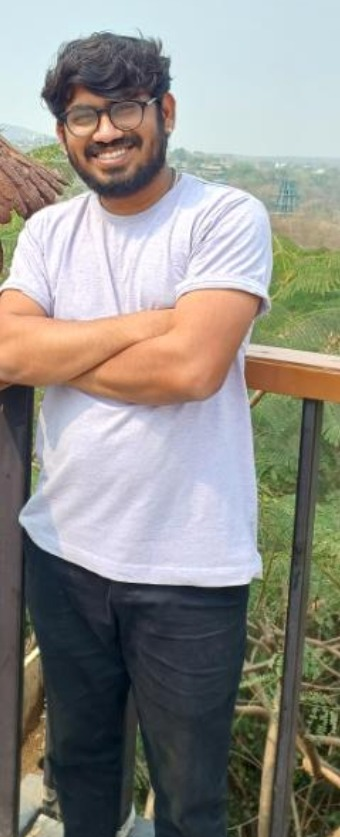
#> input picture content/live_image/rohit.jpg, 340 x 837 px, given in place of captured_frame_.png, which was not available
$ jupyter execute --allow-errors Demo3.ipynb   (shell and % lines are left out)
#> lines starting #> are read from the running program, lines starting #| are printed output that depends on the picture; after the words box and inside, x2 and y2 are one past the last pixel; in counts of white or black regions, pixels touching at a corner belong together; pictures that were not available may be replaced by others from this repository, and a replacement may not be noted
[cell 1]
import argparse
import torch
import cv2
from pathlib import Path
import pathlib
def detect_objects(weights, img_size, conf_threshold, source, frame_delay):
    # Load YOLOv5 model
    pathlib.PosixPath = pathlib.WindowsPath
    model = torch.hub.load('ultralytics/yolov5', 'custom', path=weights)

    # Set device (GPU or CPU)
    device = torch.device('cuda' if torch.cuda.is_available() else 'cpu')
    model.to(device)

    # Set inference size
    imgsz = img_size

    # Open video file
    cap = cv2.VideoCapture(source)

    # Initialize flag to indicate if object has been detected
    object_detected = False
    detection_frame_number = -1

    # Process video frame by frame
    while cap.isOpened():
        ret, frame = cap.read()
        if not ret:
            break

        # Perform inference
        results = model(frame, size=imgsz)

        # Process detection results
        for result in results.xyxy[0]:
            label = int(result[5])
            confidence = float(result[4])

            # Check if object is detected with confidence above threshold
            if confidence >= conf_threshold:
                object_detected = True
                detection_frame_number = int(cap.get(cv2.CAP_PROP_POS_FRAMES))
                break

        # Stop processing if object is detected
        if object_detected:
            break

    # Release video capture object
    cap.release()

    if object_detected:
        # Calculate the frame number to capture after the detection frame
        capture_frame_number = detection_frame_number + frame_delay

        # Re-open video file to capture the desired frame
        cap = cv2.VideoCapture(source)
        cap.set(cv2.CAP_PROP_POS_FRAMES, capture_frame_number)

        # Read and capture the frame
        ret, captured_frame = cap.read()
        if ret:
            # Save the captured frame as PNG with higher quality
            output_path = Path(source).parent / f"captured_frame_.png"
            # Specify higher quality (0-9), default is 3
            cv2.imwrite(str(output_path), captured_frame, [cv2.IMWRITE_PNG_COMPRESSION, 9])
            print(f"Captured frame {capture_frame_number} after object detection. Saved as {output_path}")
        else:
            print(f"Failed to capture frame {capture_frame_number} after object detection.")

        # Release video capture object
        cap.release()
    else:
        print("Object not detected in the video.")

[cell 2]
# # YOLOv5 PyTorch HUB Inference (DetectionModels only)
# import torch

# # model = torch.hub.load('ultralytics/yolov5', 'yolov5s', force_reload=True, trust_repo=True)  # or yolov5n - yolov5x6 or custom
# model = torch.hub.load(str(Path('yolov5')), 'yolov5s', source='local')
# im = 'https://ultralytics.com/images/zidane.jpg'  # file, Path, PIL.Image, OpenCV, nparray, list
# results = model(im)  # inference
# results.print()  # or .show(), .save(), .crop(), .pandas(), etc.

[cell 3]
  # Perform object detection and frame capture
detect_objects('./content/exp5/weights/best.pt', 1080, 0.30, './content/videos/20250418_132955.mp4', 30)
#> (the call stopped at in detect_objects, `model = torch.hub.load('ultralytics/yolov5', 'custom', path=weights)`: torch is not available in this run)

[cell 4]
import cv2
import numpy as np
import matplotlib.pyplot as plt

[cell 5]
class CardAlignment:
    def __init__(self, visualization=False):
        self.visualization_mode = visualization

    def crop_card(self, image):
        gray = cv2.cvtColor(image, cv2.COLOR_BGR2GRAY)
        _, thresh = cv2.threshold(gray, 200, 255, cv2.THRESH_BINARY)
        contours, _ = cv2.findContours(thresh, cv2.RETR_EXTERNAL, cv2.CHAIN_APPROX_SIMPLE)
        max_contour = max(contours, key=cv2.contourArea)
        rect = cv2.minAreaRect(max_contour)
        box = cv2.boxPoints(rect)
        box = np.intp(box)
        card = image.copy()
        cv2.drawContours(card, [box], 0, (0, 255, 0), 2)
        (x, y, w, h) = cv2.boundingRect(box)
        card = card[y:y+h, x:x+w]
        return card, rect

    def align_card(self, card, rect_angle):
        height, width = card.shape[:2]

        # Correct angle
        if rect_angle < -45:
            rect_angle += 90
        elif rect_angle > 45:
            rect_angle -= 90

        # Rotate to fix small tilt
        rotation_matrix = cv2.getRotationMatrix2D((width / 2, height / 2), rect_angle, 1)
        aligned_card = cv2.warpAffine(card, rotation_matrix, (width, height), flags=cv2.INTER_LINEAR)
        aligned_card = cv2.rotate(aligned_card, cv2.ROTATE_90_CLOCKWISE)
        # After rotation, check if card is vertical
        aligned_height, aligned_width = aligned_card.shape[:2]
        if aligned_height > aligned_width:
            # Rotate 90 degrees to make it horizontal
            aligned_card = cv2.rotate(aligned_card, cv2.ROTATE_90_COUNTERCLOCKWISE)

        return aligned_card

[cell 6]
# Function to print the image
def plot_image(image):
    plt.imshow(cv2.cvtColor(image, cv2.COLOR_BGR2RGB))
    plt.title('Output Image')
    plt.axis('off')
    plt.show()

[cell 7]
def process_image(image):
    card_aligner = CardAlignment(visualization=True)
    card, rect = card_aligner.crop_card(image)
    rect_angle = rect[-1]
    aligned_card = card_aligner.align_card(card, rect_angle)

    # Check if additional cropping is required
    gray_aligned = cv2.cvtColor(aligned_card, cv2.COLOR_BGR2GRAY)
    _, thresh_aligned = cv2.threshold(gray_aligned, 1, 255, cv2.THRESH_BINARY)
    contours_aligned, _ = cv2.findContours(thresh_aligned, cv2.RETR_EXTERNAL, cv2.CHAIN_APPROX_SIMPLE)
    max_contour_aligned = max(contours_aligned, key=cv2.contourArea)
    rect_aligned = cv2.minAreaRect(max_contour_aligned)
    box_aligned = cv2.boxPoints(rect_aligned)
    box_aligned = np.intp(box_aligned)

    # Calculate bounding box
    (x, y, w, h) = cv2.boundingRect(box_aligned)

    # Apply additional cropping if required
    if x > 0 or y > 0 or x + w < aligned_card.shape[1] or y + h < aligned_card.shape[0]:
        aligned_card = aligned_card[y:y+h, x:x+w]

    plot_image(aligned_card)
    return aligned_card

[cell 8]
# Path to the image file
original_image = cv2.imread("./content/videos/captured_frame_.png")
#> original_image is the input picture: shape (837, 340, 3); mean B, G, R 136.2, 141.9, 144
#> (the rest of this cell did not finish here and is left out)

#> (a cell that did not finish here is left out)

#> in crop_card, `gray = cv2.cvtColor(image, cv2.COLOR_BGR2GRAY)`:
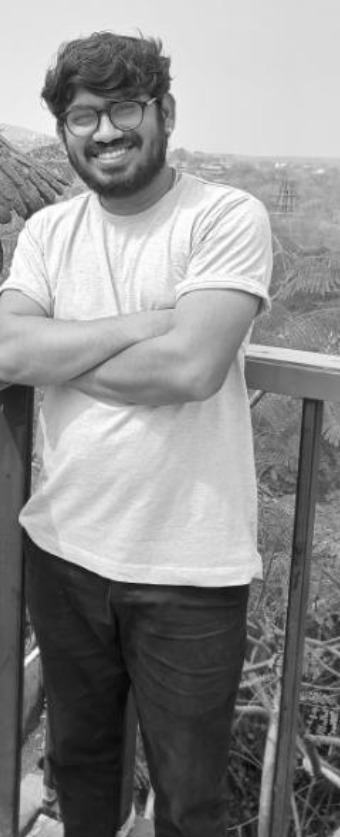
#> gray: shape (837, 340); min 6, max 255, mean 141.9
#> in crop_card, `_, thresh = cv2.threshold(gray, 200, 255, cv2.THRESH_BINARY)`:
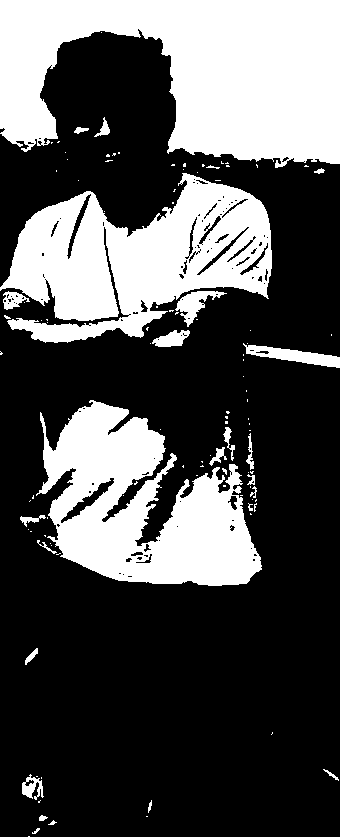
#> thresh: shape (837, 340); 32.4% white; 110 white regions (84 under 20 px)
#> in crop_card, `contours, _ = cv2.findContours(thresh, cv2.RETR_EXTERNAL, cv2.CHAIN_AP..`: contours = 110 contours, 90 with area under 20; largest, box (x1, y1, x2, y2) and area: (0, 0, 340, 168) 37820, (0, 173, 272, 343) 26571, (36, 400, 262, 586) 23680, (243, 343, 340, 368) 928, (175, 291, 227, 327) 602
#> in crop_card, `max_contour = max(contours, key=cv2.contourArea)`: max_contour = contour of 366 points, box (x1, y1, x2, y2) (0, 0, 340, 168), area 37820
#> in crop_card, `rect = cv2.minAreaRect(max_contour)`: rect = ((169.5, 83.5), (167, 339), -90)
#> in crop_card, `box = cv2.boxPoints(rect)`: box = [[339, 167], [-5.11e-15, 167], [0, 0], [339, 0]]
#> in crop_card, `box = np.intp(box)`: box = [[339, 167], [0, 167], [0, 0], [339, 0]]
#> in crop_card, `cv2.drawContours(card, [box], 0, (0, 255, 0), 2)`:
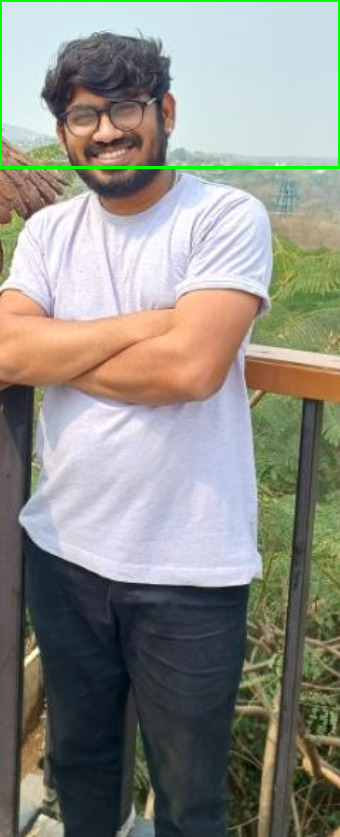
#> card: shape (837, 340, 3); 0.83% of pixels changed, all inside (x1, y1, x2, y2) = (0, 0, 340, 169)
#> in crop_card, `(x, y, w, h) = cv2.boundingRect(box)`: x = 0; w = 340; h = 168
#> in crop_card, `card = card[y:y+h, x:x+w]`:
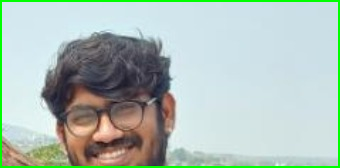
#> card: shape (168, 340, 3); mean B, G, R 184.1, 192.1, 175
#> in process_image, `card, rect = card_aligner.crop_card(image)`: rect = ((169.5, 83.5), (167, 339), -90)
#> in process_image, `rect_angle = rect[-1]`: rect_angle = -90
#> in align_card, `rect_angle += 90`: rect_angle = 0
#> in align_card, `rotation_matrix = cv2.getRotationMatrix2D((width / 2, height / 2), rec..`: rotation_matrix = [[1, 0, 0], [0, 1, 0]]
#> in align_card, `aligned_card = cv2.rotate(aligned_card, cv2.ROTATE_90_CLOCKWISE)`:
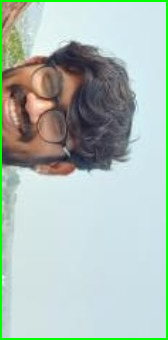
#> aligned_card: shape (340, 168, 3); mean B, G, R 184.1, 192.1, 175
#> in process_image, `gray_aligned = cv2.cvtColor(aligned_card, cv2.COLOR_BGR2GRAY)`:
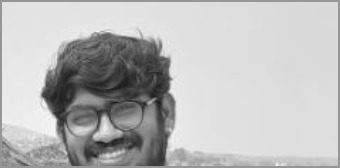
#> gray_aligned: shape (168, 340); min 18, max 250, mean 186.1
#> in process_image, `_, thresh_aligned = cv2.threshold(gray_aligned, 1, 255, cv2.THRESH_BIN..`: thresh_aligned: shape (168, 340); every value is 255
#> in process_image, `contours_aligned, _ = cv2.findContours(thresh_aligned, cv2.RETR_EXTERN..`: contours_aligned = [[[0, 0], [0, 167], [339, 167], [339, 0]]]
#> in process_image, `max_contour_aligned = max(contours_aligned, key=cv2.contourArea)`: max_contour_aligned = [[0, 0], [0, 167], [339, 167], [339, 0]]
#> in process_image, `rect_aligned = cv2.minAreaRect(max_contour_aligned)`: rect_aligned = ((169.5, 83.5), (167, 339), -90)
#> in process_image, `box_aligned = cv2.boxPoints(rect_aligned)`: box_aligned = [[339, 167], [-5.11e-15, 167], [0, 0], [339, 0]]
#> in process_image, `box_aligned = np.intp(box_aligned)`: box_aligned = [[339, 167], [0, 167], [0, 0], [339, 0]]
#> in process_image, `(x, y, w, h) = cv2.boundingRect(box_aligned)`: x = 0; w = 340; h = 168

$ run again, on content/live_image/rohit2.jpg
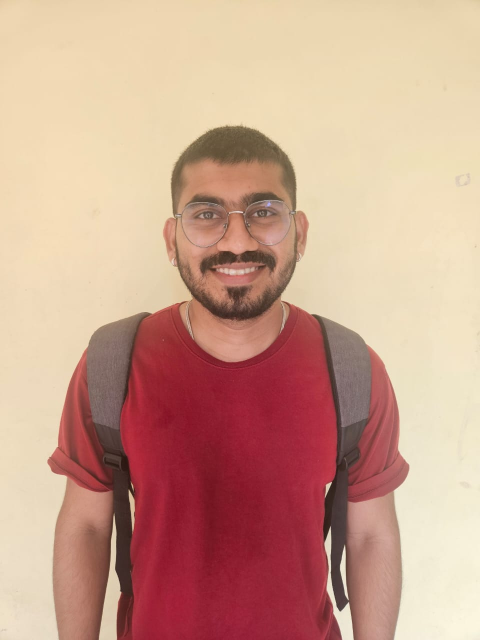
#> input picture content/live_image/rohit2.jpg, 960 x 1280 px, given in place of captured_frame_.png, which was not available (shown at 1/2 size)
#> original_image is the input picture: shape (1280, 960, 3); mean B, G, R 140.9, 159.6, 202.8
#> in crop_card, `_, thresh = cv2.threshold(gray, 200, 255, cv2.THRESH_BINARY)`:
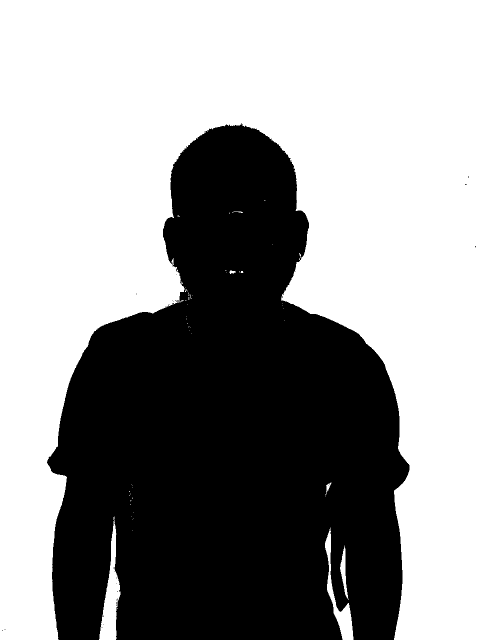
#> thresh: shape (1280, 960) (shown at 1/2 size); 58.6% white; 34 black regions (33 under 20 px)
#> contours = 64 contours, 58 with area under 20; largest, box (x1, y1, x2, y2) and area: (0, 0, 960, 1280) 708308, (198, 1033, 242, 1280) 4264, (650, 1055, 707, 1280) 2712, (680, 1091, 697, 1200) 583, (651, 965, 663, 991) 70, (459, 541, 472, 548) 42
#> max_contour = contour of 1322 points, box (x1, y1, x2, y2) (0, 0, 960, 1280), area 708308
#> in crop_card, `rect = cv2.minAreaRect(max_contour)`: rect = ((479.5, 639.5), (1279, 959), -90)
#> in crop_card, `box = cv2.boxPoints(rect)`: box = [[959, 1279], [-3.92e-14, 1279], [0, 0], [959, 0]]
#> in crop_card, `box = np.intp(box)`: box = [[959, 1279], [0, 1279], [0, 0], [959, 0]]
#> card: shape (1280, 960, 3); 0.73% of pixels changed, all inside (x1, y1, x2, y2) = (0, 0, 960, 1280)
#> in crop_card, `(x, y, w, h) = cv2.boundingRect(box)`: x = 0; w = 960; h = 1280
#> in process_image, `card, rect = card_aligner.crop_card(image)`: rect = ((479.5, 639.5), (1279, 959), -90)
#> in process_image, `rect_angle = rect[-1]`: rect_angle = -90
#> in align_card, `rect_angle += 90`: rect_angle = 0
#> rotation_matrix = [[1, 0, 0], [0, 1, 0]]
#> in process_image, `gray_aligned = cv2.cvtColor(aligned_card, cv2.COLOR_BGR2GRAY)`:
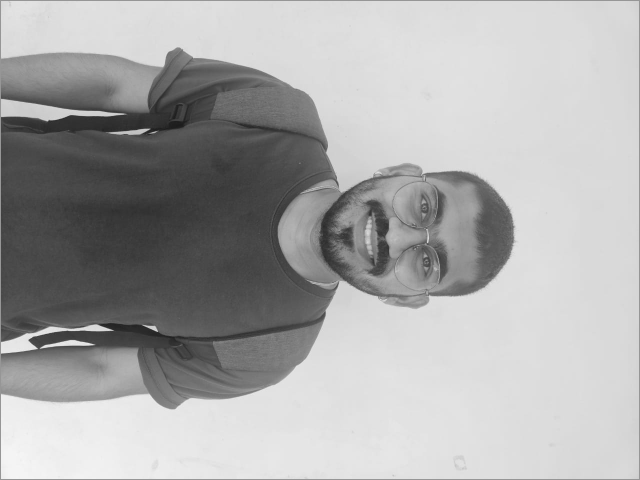
#> gray_aligned: shape (960, 1280) (shown at 1/2 size); min 24, max 246, mean 170
#> thresh_aligned: shape (960, 1280); every value is 255
#> contours_aligned = [[[0, 0], [0, 959], [1279, 959], [1279, 0]]]
#> max_contour_aligned = [[0, 0], [0, 959], [1279, 959], [1279, 0]]
#> rect_aligned = ((639.5, 479.5), (959, 1279), -90)
#> in process_image, `box_aligned = cv2.boxPoints(rect_aligned)`: box_aligned = [[1279, 959], [-2.94e-14, 959], [0, 0], [1279, 0]]
#> in process_image, `box_aligned = np.intp(box_aligned)`: box_aligned = [[1279, 959], [0, 959], [0, 0], [1279, 0]]
#> in process_image, `(x, y, w, h) = cv2.boundingRect(box_aligned)`: x = 0; w = 1280; h = 960

$ run again, on content/live_image/vishnu.jpg
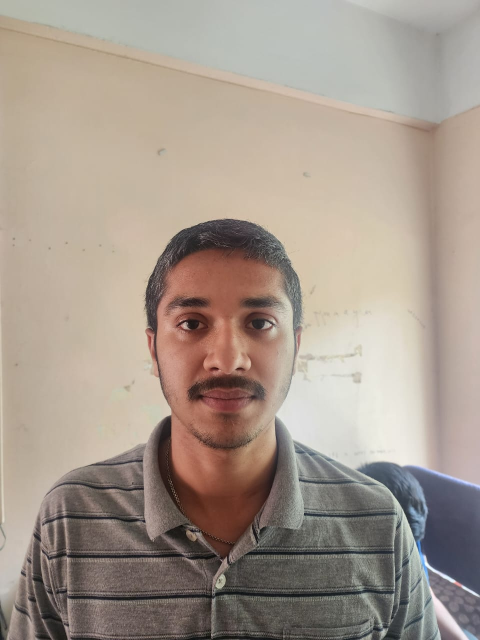
#> input picture content/live_image/vishnu.jpg, 960 x 1280 px, given in place of captured_frame_.png, which was not available (shown at 1/2 size)
#> original_image is the input picture: shape (1280, 960, 3); mean B, G, R 141.2, 152.4, 165.2
#> in crop_card, `_, thresh = cv2.threshold(gray, 200, 255, cv2.THRESH_BINARY)`:
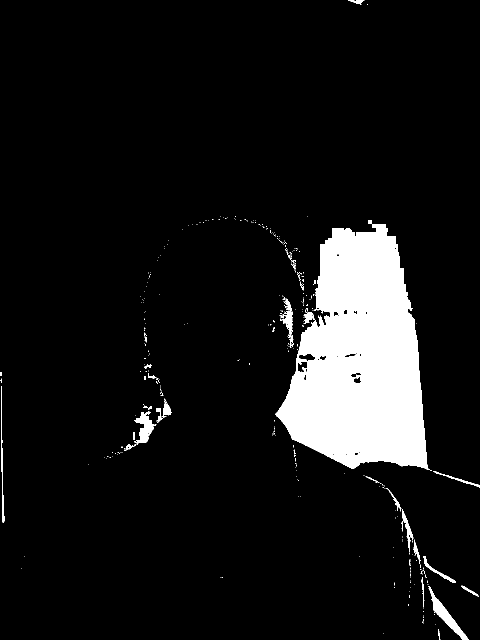
#> thresh: shape (1280, 960) (shown at 1/2 size); 8.8% white; 361 white regions (330 under 20 px)
#> contours = 361 contours, 339 with area under 20; largest, box (x1, y1, x2, y2) and area: (551, 440, 864, 942) 100424, (857, 1172, 938, 1280) 1583, (268, 822, 313, 889) 1174, (565, 597, 587, 696) 649, (847, 1112, 912, 1166) 362
#> max_contour = contour of 619 points, box (x1, y1, x2, y2) (551, 440, 864, 942), area 100424
#> in crop_card, `rect = cv2.minAreaRect(max_contour)`: rect = ((686.8, 703.1), (297.8, 512), -6.36)
#> in crop_card, `box = cv2.boxPoints(rect)`: box = [[567.2, 974], [510.4, 465.2], [806.4, 432.2], [863.1, 941]]
#> in crop_card, `box = np.intp(box)`: box = [[567, 973], [510, 465], [806, 432], [863, 940]]
#> in crop_card, `(x, y, w, h) = cv2.boundingRect(box)`: x = 510; y = 432; w = 354; h = 542
#> in process_image, `card, rect = card_aligner.crop_card(image)`: rect = ((686.8, 703.1), (297.8, 512), -6.36)
#> rect_angle = -6.36
#> rotation_matrix = [[0.994, -0.111, 31.13], [0.111, 0.994, -17.95]]
#> in process_image, `_, thresh_aligned = cv2.threshold(gray_aligned, 1, 255, cv2.THRESH_BIN..`:
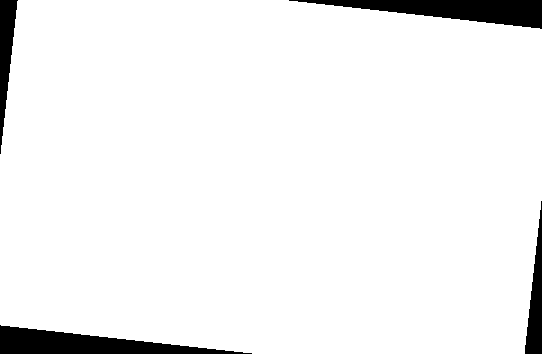
#> thresh_aligned: shape (354, 542); 94.7% white; 4 black regions
#> contours_aligned = 1 contour; box (x1, y1, x2, y2) and area: (0, 0, 542, 354) 180894
#> max_contour_aligned = contour of 188 points, box (x1, y1, x2, y2) (0, 0, 542, 354), area 180894
#> rect_aligned = ((270.5, 176.5), (353, 541), -90)
#> in process_image, `box_aligned = cv2.boxPoints(rect_aligned)`: box_aligned = [[541, 353], [-1.08e-14, 353], [0, 0], [541, 0]]
#> in process_image, `box_aligned = np.intp(box_aligned)`: box_aligned = [[541, 353], [0, 353], [0, 0], [541, 0]]
#> in process_image, `(x, y, w, h) = cv2.boundingRect(box_aligned)`: x = 0; w = 542; h = 354
